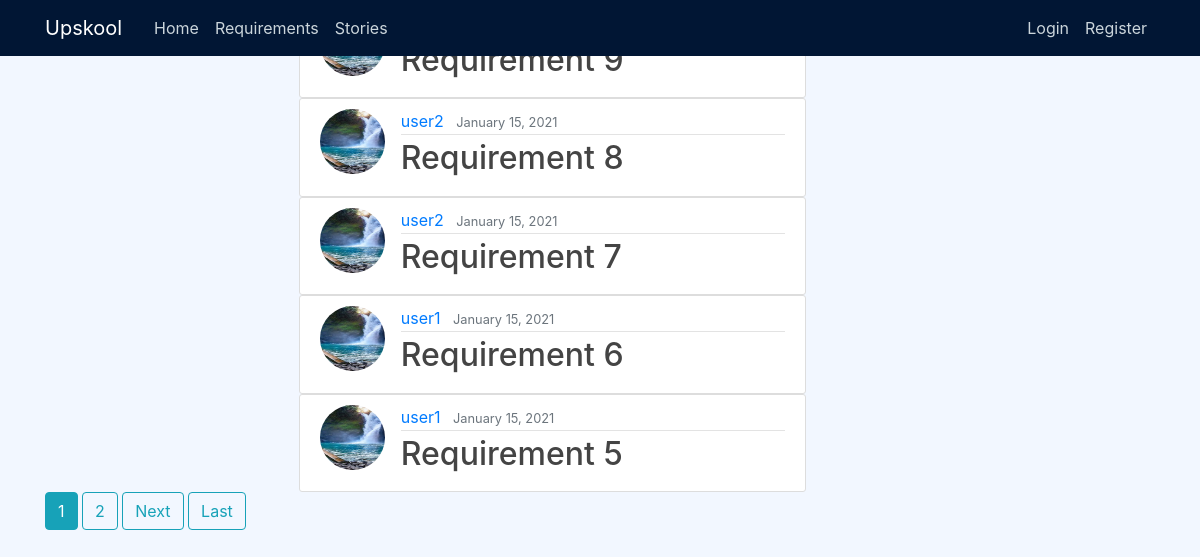
Before: /requirements/ with the older database file.
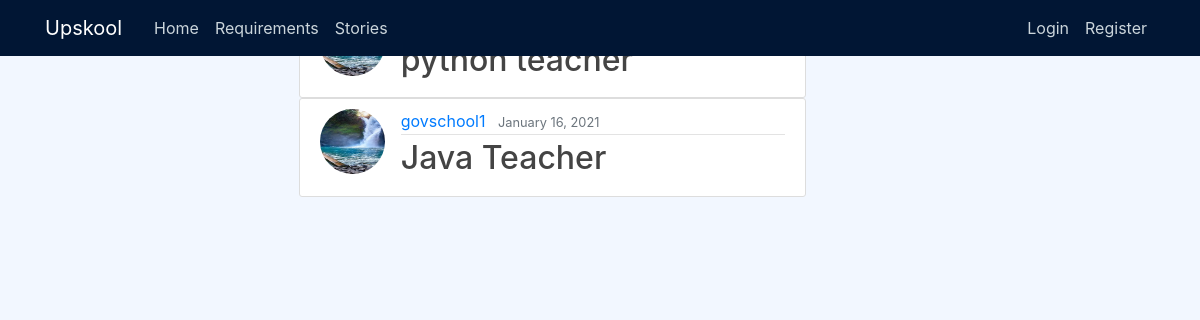
After: the same page with the newer database file.
### users/models.py (models this page shows, shortened)
class Requirement(models.Model):
    title = models.CharField(max_length=100)
    content = models.TextField()
    date_posted = models.DateTimeField(default=timezone.now)
    author = models.ForeignKey(User, on_delete=models.CASCADE)

class Profile(models.Model):
    user = models.OneToOneField(User, on_delete=models.CASCADE)
    image = models.ImageField(default='default.jpg', upload_to='profile_pics')
    type = models.CharField(choices=PROFILE_TYPES, max_length=16)

### users/views.py (the view)
# urls.py: path('requirements/',ReqListView.as_view(), name='requirements'),
class ReqListView(ListView):
    model = Requirement
    template_name = 'users/requirements.html'  # <app>/<model>_<viewtype>.html
    context_object_name = 'requirements'
    ordering = ['-date_posted']
    paginate_by = 5

### users/templates/users/requirements.html (shortened to what this page needs)
{% extends "users/base.html" %}
{% block content %}
{% for requirement in requirements %}
    <article class="media content-section">
    <img class="rounded-circle article-img" src="{{ requirement.author.profile.image.url }}">
    <div class="media-body">
        <div class="article-metadata">
        <a class="mr-2" href="{% url 'user_requirement' requirement.author.username %}">{{ requirement.author }}</a>
        <small class="text-muted">{{ requirement.date_posted|date:"F d, Y" }}</small>
        </div>
        <h2><a class="article-title" href="{% url 'req-detail' requirement.id %}">{{ requirement.title }}</a></h2>
    </div>
    </article>
{% endfor %}
{% if is_paginated %}
    {% for num in page_obj.paginator.page_range %}
        {% if page_obj.number == num %}
            <a class="btn btn-info mb-4" href="?page={{ num }}">{{ num }}</a>
        {% elif num > page_obj.number|add:'-3' and num < page_obj.number|add:'3' %}
            <a class="btn btn-outline-info mb-4" href="?page={{ num }}">{{ num }}</a>
        {% endif %}
    {% endfor %}
    {% if page_obj.has_next %}
        <a class="btn btn-outline-info mb-4" href="?page={{ page_obj.next_page_number }}">Next</a>
        <a class="btn btn-outline-info mb-4" href="?page={{ page_obj.paginator.num_pages }}">Last</a>
    {% endif %}
{% endif %}
{% endblock content %}

### users/templates/users/base.html (shortened to what this page needs)
{% load static %}
<!DOCTYPE html>
<html>
<head>
    <link rel="stylesheet" href="https://maxcdn.bootstrapcdn.com/bootstrap/4.0.0/css/bootstrap.min.css">
    <link rel="stylesheet" type="text/css" href="{% static 'users/main.css' %}">
    <link rel="stylesheet" type="text/css" href="{% static 'users/style.css' %}">
    <link rel="stylesheet" href="http://maxcdn.bootstrapcdn.com/font-awesome/4.2.0/css/font-awesome.min.css">
    <link rel="stylesheet" href="http://maxcdn.bootstrapcdn.com/font-awesome/4.2.0/css/font-awesome.min.css">
</head>
<body>
    <header class="site-header">
      <nav class="navbar navbar-expand-md navbar-dark bg-steel fixed-top">
        <div class="container">
          <a class="navbar-brand mr-4" href="#">Upskool</a>
          <div class="collapse navbar-collapse" id="navbarToggle">
            <div class="navbar-nav mr-auto">
              <a class="nav-item nav-link" href="{% url 'upskool-home' %}">Home</a>
              <a class="nav-item nav-link" href="{% url 'requirements' %}">Requirements</a>
              <a class="nav-item nav-link" href="{% url 'stories' %}">Stories</a>
            </div>
            <div class="navbar-nav">
              {% if user.is_authenticated %}
                <a class="nav-item nav-link" href="{% url 'story-create' %}">Add Story</a>
                <a class="nav-item nav-link" href="{% url 'profile' user.id %}">Profile</a>
                <a class="nav-item nav-link" href="{% url 'logout' %}">Logout</a>
              {% else %}
                <a class="nav-item nav-link" href="{% url 'login' %}">Login</a>
                <a class="nav-item nav-link" href="{% url 'upskool-register' %}">Register</a>
              {% endif %}
            </div>
          </div>
        </div>
      </nav>
    </header>
    <main role="main" class="container">
      <div class="row">
        <div class="col-md-11">
          {% block content %}{% endblock content %}
        </div>
      </div>
    </main>
</body>
</html>

### users/static/users/main.css (style rules this page uses)
body { background: #f2f7ff; color: #333333; margin-top: 5rem; }
h1, h2, h3, h4, h5, h6 { color: #444444; }
.bg-steel { background-color: #011634; }
.site-header .navbar-nav .nav-link { color: #cbd5db; }
.content-section { margin: auto; width: 50%; background: #ffffff; padding: 10px 20px; border: 1px solid #dddddd; border-radius: 3px; }
.article-title { color: #444444; }
.article-img { height: 65px; width: 65px; margin-right: 16px; float: left; }
.article-metadata { padding-bottom: 1px; margin-bottom: 4px; border-bottom: 1px solid #e3e3e3 }

### users/static/users/style.css (style rules this page uses)
body { margin: 0; }

Changed rows visible on the page:
removed Requirement: title "Requirement 9"
removed Requirement: author.profile.image (placeholder picture), author "user2", date_posted "January 15, 2021", title "Requirement 8"
removed Requirement: author.profile.image (placeholder picture), author "user2", date_posted "January 15, 2021", title "Requirement 7"
removed Requirement: author.profile.image (placeholder picture), author "user1", date_posted "January 15, 2021", title "Requirement 6"
removed Requirement: author.profile.image (placeholder picture), author "user1", date_posted "January 15, 2021", title "Requirement 5"
now on this page (row edited): Requirement: title "python teacher"
now on this page (row edited): Requirement: author.profile.image (placeholder picture), author "govschool1", date_posted "January 16, 2021", title "Java Teacher"
Other visible differences:
list line gone: "1"
list line gone: "2"
text no longer shown: "Next Last"
